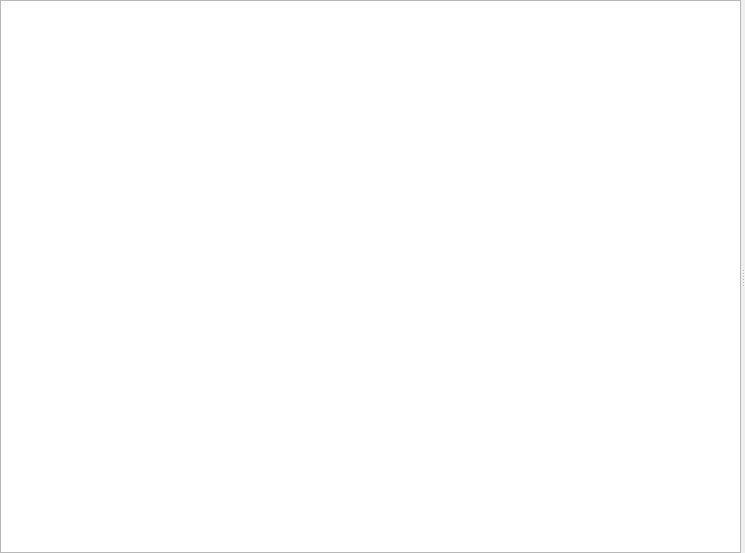
<?xml version="1.0" encoding="UTF-8"?>
<ui version="4.0">
 <class>mos_central_widget</class>
 <widget class="QWidget" name="mos_central_widget">
  <property name="geometry">
   <rect>
    <x>0</x>
    <y>0</y>
    <width>745</width>
    <height>553</height>
   </rect>
  </property>
  <property name="windowTitle">
   <string>Form</string>
  </property>
  <layout class="QVBoxLayout" name="verticalLayout">
   <property name="leftMargin">
    <number>0</number>
   </property>
   <property name="topMargin">
    <number>0</number>
   </property>
   <property name="rightMargin">
    <number>0</number>
   </property>
   <property name="bottomMargin">
    <number>0</number>
   </property>
   <item>
    <widget class="QSplitter" name="horizontal_splitter">
     <property name="orientation">
      <enum>Qt::Horizontal</enum>
     </property>
     <widget class="QSplitter" name="left_vertical_splitter">
      <property name="orientation">
       <enum>Qt::Vertical</enum>
      </property>
      <widget class="QWidget" name="left_bottom_layout" native="true">
       <layout class="QVBoxLayout" name="verticalLayout_2">
        <item>
         <widget class="QTextEdit" name="meta_information">
          <property name="sizePolicy">
           <sizepolicy hsizetype="Expanding" vsizetype="Expanding">
            <horstretch>0</horstretch>
            <verstretch>1</verstretch>
           </sizepolicy>
          </property>
         </widget>
        </item>
       </layout>
      </widget>
     </widget>
     <widget class="QSplitter" name="right_vertical_splitter">
      <property name="orientation">
       <enum>Qt::Vertical</enum>
      </property>
     </widget>
    </widget>
   </item>
  </layout>
 </widget>
 <resources/>
 <connections/>
</ui>
